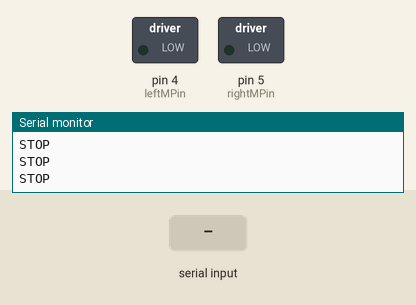
Bench run of a sketch on a simulated Arduino Uno, built with avr-gcc and run on an emulated ATmega328P. Parts: switched loads named in the sketch (green lamp = pin HIGH), the last lines printed to the serial monitor. Dashed ring = blinking. The inputs (shaded band) are chosen by the test bench.

Above: at 1.2 s.
1.3 s: "UP" received over the second serial link
At 4.2 s:
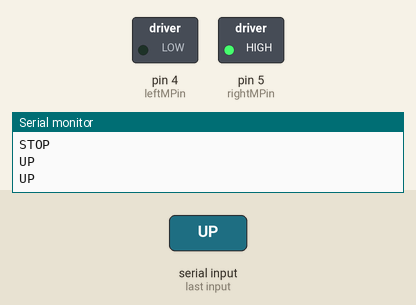
4.3 s: "1" received over the second serial link
At 6.5 s:
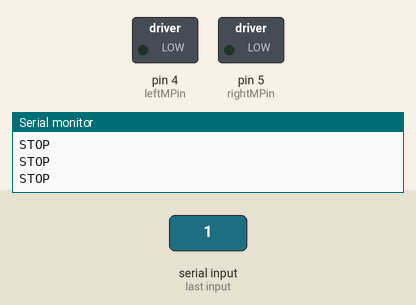
6.8 s: "LEFT" received over the second serial link
At 9.0 s:
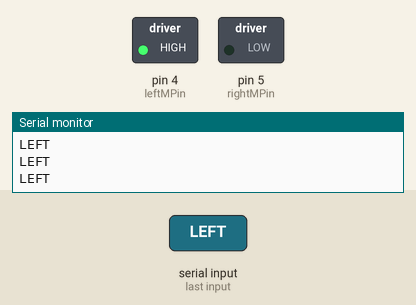
9.7 s: "0" received over the second serial link
At 11.3 s:
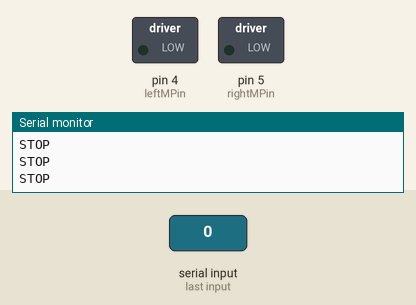
Timing chart, 0 to 12.8 s (numbered marks = the images above; inputs shaded):
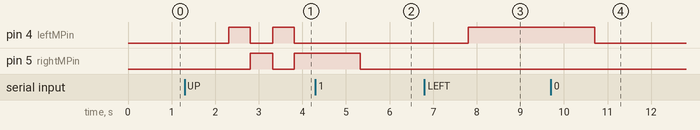

Measured:
- after the input at 1.3 s, pin 4 (leftMPin): alternates HIGH for 0.50 s and LOW for 0.51 s, starting after 1.0 s; pin 5 (rightMPin): LOW → HIGH after 1.5 s, → LOW 0.51 s later, → HIGH 0.50 s later
- after the input at 4.3 s, pin 4 (leftMPin): stops changing and stays LOW
- after the input at 6.8 s, pin 4 (leftMPin): LOW → HIGH after 1.0 s
- after the input at 9.7 s, pin 4 (leftMPin): HIGH → LOW after 1.0 s

The sketch:

vibratebot_arduino.ino
```cpp
// Slave Vibration Robot

#include<SoftwareSerial.h>

SoftwareSerial ss(2,3);

// Default move command.
String moveStatus="NONE";

// Motor pins.
const int leftMPin=4;
const int rightMPin=5;

void setup()
{
  Serial.begin(9600);
  ss.begin(9600);

  pinMode(leftMPin,OUTPUT);
  pinMode(rightMPin,OUTPUT);
}

void loop()
{
  String toReceive="";

  if(ss.available())
  {
    toReceive=ss.readString();
    moveStatus=toReceive;
  }

  //Serial.println(moveStatus);

  if(moveStatus=="UP")
  {
    Serial.println("UP");
    forwardMotor();
  }
  else if(moveStatus=="LEFT")
  {
    Serial.println("LEFT");
    leftMotor();
  }
  else if(moveStatus=="RIGHT")
  {
    Serial.println("RIGHT");
    rightMotor();
  }
  else if(moveStatus=="DOWN")
  {
    Serial.println("DOWN");
  }
  else
  {
    Serial.println("STOP");
    stopMotor();
  }

  delay(10);
}

void forwardMotor()
{
  digitalWrite(leftMPin,HIGH);
  digitalWrite(rightMPin,LOW);

  delay(500);

  digitalWrite(leftMPin,LOW);
  digitalWrite(rightMPin,HIGH);

  delay(500);
}

void leftMotor()
{
  digitalWrite(leftMPin,HIGH);
  digitalWrite(rightMPin,LOW);
}

void rightMotor()
{
  digitalWrite(leftMPin,LOW);
  digitalWrite(rightMPin,HIGH);
}
void stopMotor()
{
  digitalWrite(leftMPin,LOW);
  digitalWrite(rightMPin,LOW);
}
```
